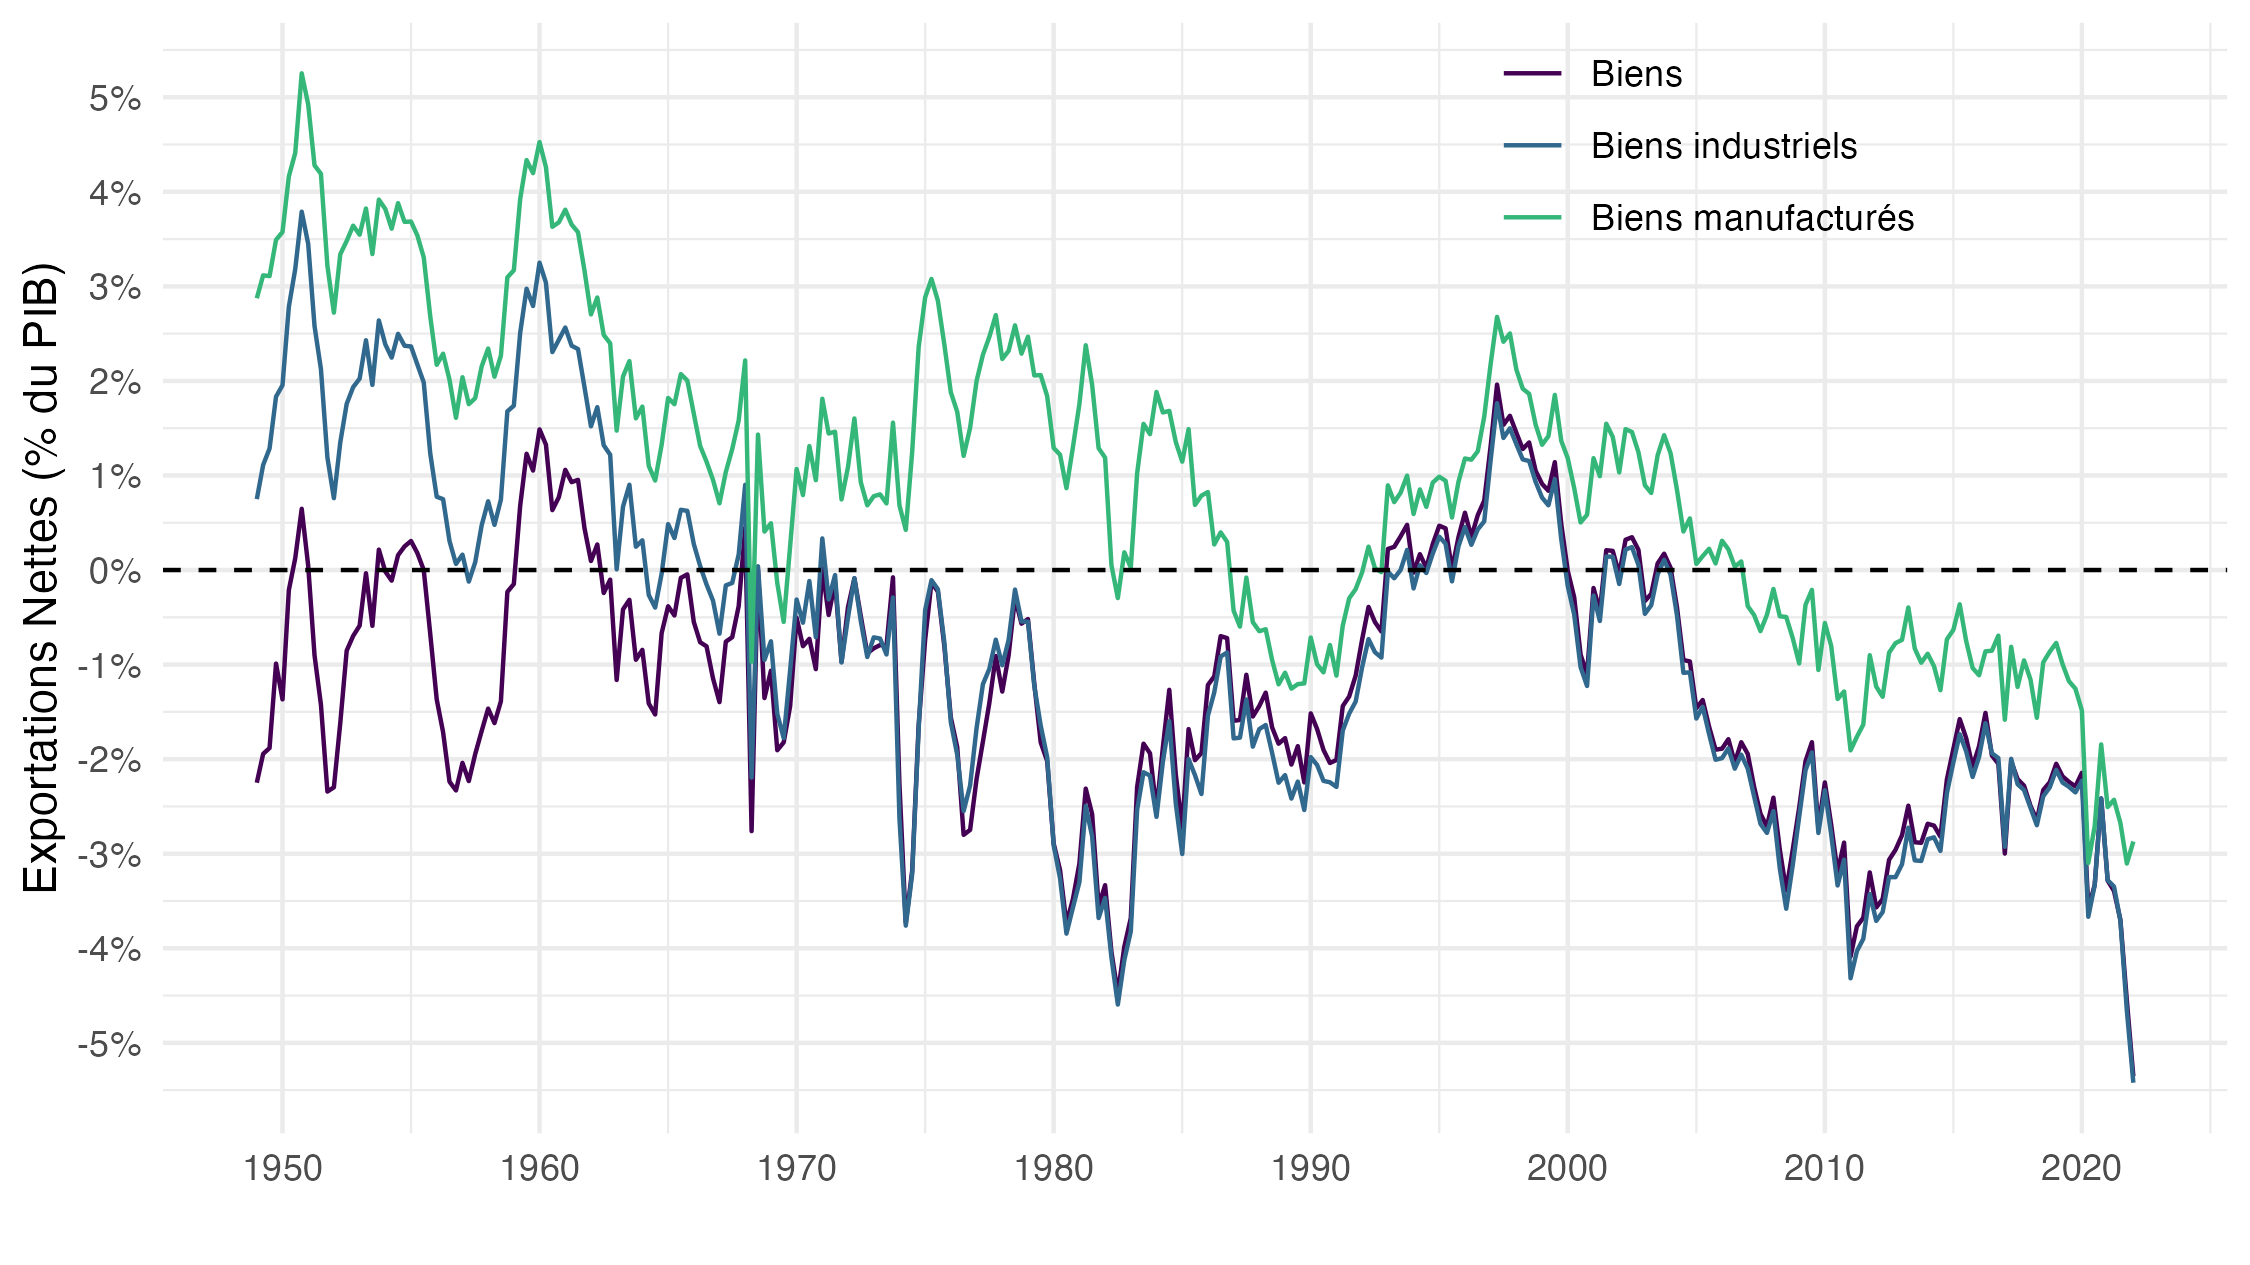

Source code (R):
# Exportations nettes (% du PIB)
# @FrancoisGeerolf, status: 1487364702841749504
# https://twitter.com/FrancoisGeerolf/status/1487364702841749504

library("rsdmx")
library("tidyverse")
library("scales")
library("viridis")
library("zoo")

"010565588+010565630+010565590+010565632+010565592+010565634+010565707" |>
  paste0("https://www.bdm.insee.fr/series/sdmx/data/SERIES_BDM/", a = _) |>
  readSDMX() |>
  as_tibble() |>
  mutate(OBS_VALUE = OBS_VALUE |> as.numeric(),
         TIME_PERIOD = as.Date(as.yearqtr(TIME_PERIOD, format = "%Y-Q%q"))) |>
  select(IDBANK, TIME_PERIOD, OBS_VALUE) |>
  spread(IDBANK, OBS_VALUE) |>
  transmute(TIME_PERIOD,
            `Biens` = (`010565588` - `010565630`) / `010565707`,
            `Biens manufacturés ` = (`010565590` - `010565632`) / `010565707`,
            `Biens industriels` = (`010565592` - `010565634`) / `010565707`) |>
  gather(Cna_produit, OBS_VALUE, -TIME_PERIOD) |>
  ggplot() + geom_line(aes(x = TIME_PERIOD, y = OBS_VALUE, color = Cna_produit)) +
  theme_minimal() + xlab("") + ylab("Exportations Nettes (% du PIB)") +
  scale_x_date(breaks = seq(1940, 2025, 10) %>% paste0("-01-01") %>% as.Date,
               labels = date_format("%Y")) +
  scale_y_continuous(breaks = 0.01*seq(-100, 500, 1),
                     labels = percent_format(accuracy = 1)) +
  scale_color_manual(values = viridis(4)[1:3]) +
  theme(legend.position = c(0.75, 0.9),
        legend.title = element_blank()) + 
  geom_hline(yintercept = 0, linetype = "dashed")


ggsave("1487364702841749504.png", height = 1.25*3.375, width = 1.25*6, bg = "white")
ggsave("1487364702841749504.pdf", height = 1.25*3.375, width = 1.25*6)
